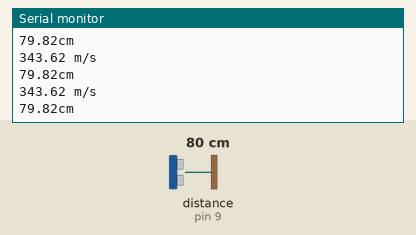
The sketch below on a simulated Arduino Uno, built with avr-gcc and run on an emulated ATmega328P. On the bench: the last lines printed to the serial monitor. Wiring (inferred from the names in the program): ultrasonic range finder: trigger pin 8; echo pin 9. The test bench sets the inputs (shaded band); at power-on: distance to the obstacle (sensor on pin 9) 80 cm. The echo pulse lasts 58.3 µs per cm.

Above: at 1.3 s.
1.4 s: distance to the obstacle (sensor on pin 9) set to 2 cm
At 1.83 s:
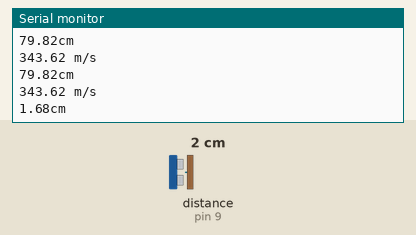
2.9 s: distance to the obstacle (sensor on pin 9) set to 4 cm
At 3.34 s:
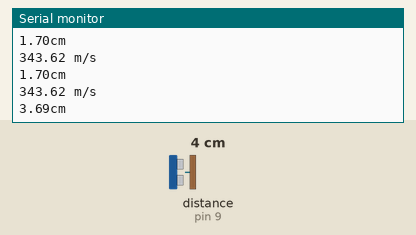
Timing chart, 0 to 5.9 s (numbered marks = the images above; inputs shaded):
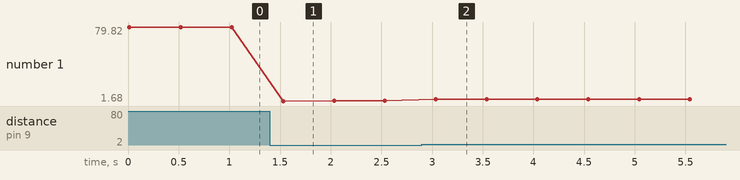

Measured:
- after the input at 1.4 s, the serial monitor: prints a new line after 0.13 s (image 1)
- after the input at 2.9 s, the serial monitor: prints a new line after 0.14 s (image 2)
- plotted number 1: 79.82 → 1.7 after the input at 1.4 s, 1.7 → 3.69 after the input at 2.9 s

The sketch:

HCSR04Ultrasonic.ino
```cpp
/*******************************************************************************/
/* HCSR04Ultrasonic - Entfernungsmessung mit einem 4-pol. Ultraschallsensor HC-SR04.
 * Entfernungen zwischen etwa 3cm and 300cm werden über den seriellen Monitor angezeigt.
 *
 * Getestet mit:         Arduino Uno
 *                       Arduino IDE 1.63
 *
 * Referenz:             -
 *
 * Original Autor:       http://arduino-hannover.de/
 *                       Arduino Treffpunkt Hannover
 * Autor:                Olaf Meier
 *                       https://electronicfreakblog.wordpress.com/
 *
 * Modifiziert von:
 * Autor:
 *
 * Hardware Verbindung:  Ardu  -  HC-SR04
 *                       +5V   -  1 Vcc
 *                       DP8   -  2 Trig
 *                       DP9   -  3 Echo
 *                       GND   -  4 GND
 *
 * Ergänzungen:          Messgenauigkeit über einen zusätzlichen Temperatursensor erhöhen
 *                       Fehlermeldungen abfangen bei Werten ausserhalb des Messbereiches
 *
 */
/*******************************************************************************/
/*******************************************************************************/
/***   Deklaration globaler Konstanten, Variablen, Import von Bibliotheken   ***/
/*******************************************************************************/
/***  Software Version und Datum  ***/
const char* sketchname            =  "HC-SR04 Ultrasonic";
const char* revision              =  "R.1.0";
const char* author                =  "Olaf Meier";
const char* date                  =  "2015/10/11";

/*******************************************************************************/
/***  Deklariere Konstanten und Variablen für diesen Sketch  ***/
const unsigned int BAUDRATE       =  9600;         // Serieller Monitor Baud Rate
const byte TRIGGERPIN             =  8;            // Trig pin 2 HC-SR04
const byte ECHOPIN                =  9;            // Echo pin 3 HC-SR04

/***  Berechne die Temperaturabhängigkeit der Ausbreitungsgeschwindigkeit in Luft  ***/
const int T                       =  20;           // Umgebungstemperatur -20°C - +40°C
float v                           =  331.5 + 0.606 * T;// Ausbreitungsgeschw. in m/s
/*******************************************************************************/
/*******************************************************************************/
void setup() {
  /***  Starte den seriellen Monitor und warte jetzt auf Daten zur Ausgabe  ***/
  Serial.begin(9600);                              // Starte seriellen Monitor
  pinMode(TRIGGERPIN, OUTPUT);                     // Trigger ist Ausgang
  pinMode(ECHOPIN, INPUT);                         // Echo ist Eingang
  digitalWrite(TRIGGERPIN, LOW);
}                                                  // Ende der Setup Routine (Einmalig)
/*******************************************************************************/
/*******************************************************************************/
void loop() {

  Serial.print(v);
  Serial.println(" m/s");                          // Zeige Ausbreitungsgeschwindigkeit

  float d = measureDistance();                     // Funktion zur Abstandsmessung aufrufen
  Serial.print(d);
  Serial.println("cm");                            // Zeige berechneten Abstand
  delay(500);                                      // 2 Messzyklen je Sekunde
}                                                  // Ende der Loop Routine (Endlos)
/*******************************************************************************/
/*******************************************************************************/
/***  Funktion: Ultraschall-Abstandsmessung  ***/
float measureDistance() {
  digitalWrite(TRIGGERPIN, LOW);
  delayMicroseconds(3);
  digitalWrite(TRIGGERPIN, HIGH);
  delayMicroseconds(10);
  digitalWrite(TRIGGERPIN, LOW);

  /***  Messung des Ausgangspulses am Echo-Eingang  ***/
  float durationMicroS = pulseIn(ECHOPIN, HIGH);   // Pulsdauer 150us bis 25ms (timeout 38ms)
  float duration = durationMicroS / 1000000.0;     // Umrechnung in Sekunden
  float distance = duration * v / 2;               // Distanz ist der einfache Weg des Schalls
  return distance * 100;                           // Rückgabewert Entfernung in cm

  }                                                // Ende der Funktion measureDistance()
/*******************************************************************************/
/*******************************************************************************/
```
